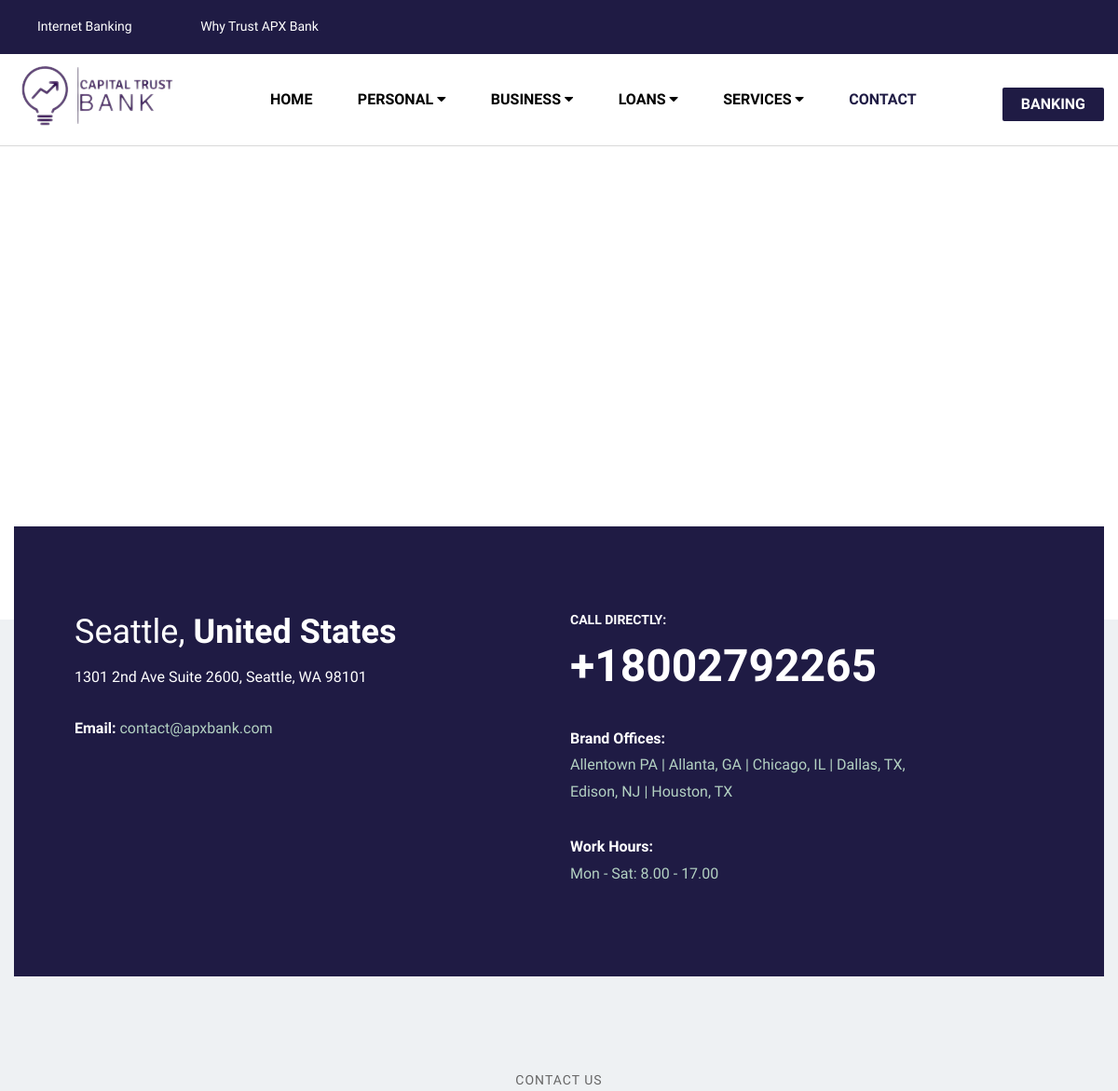
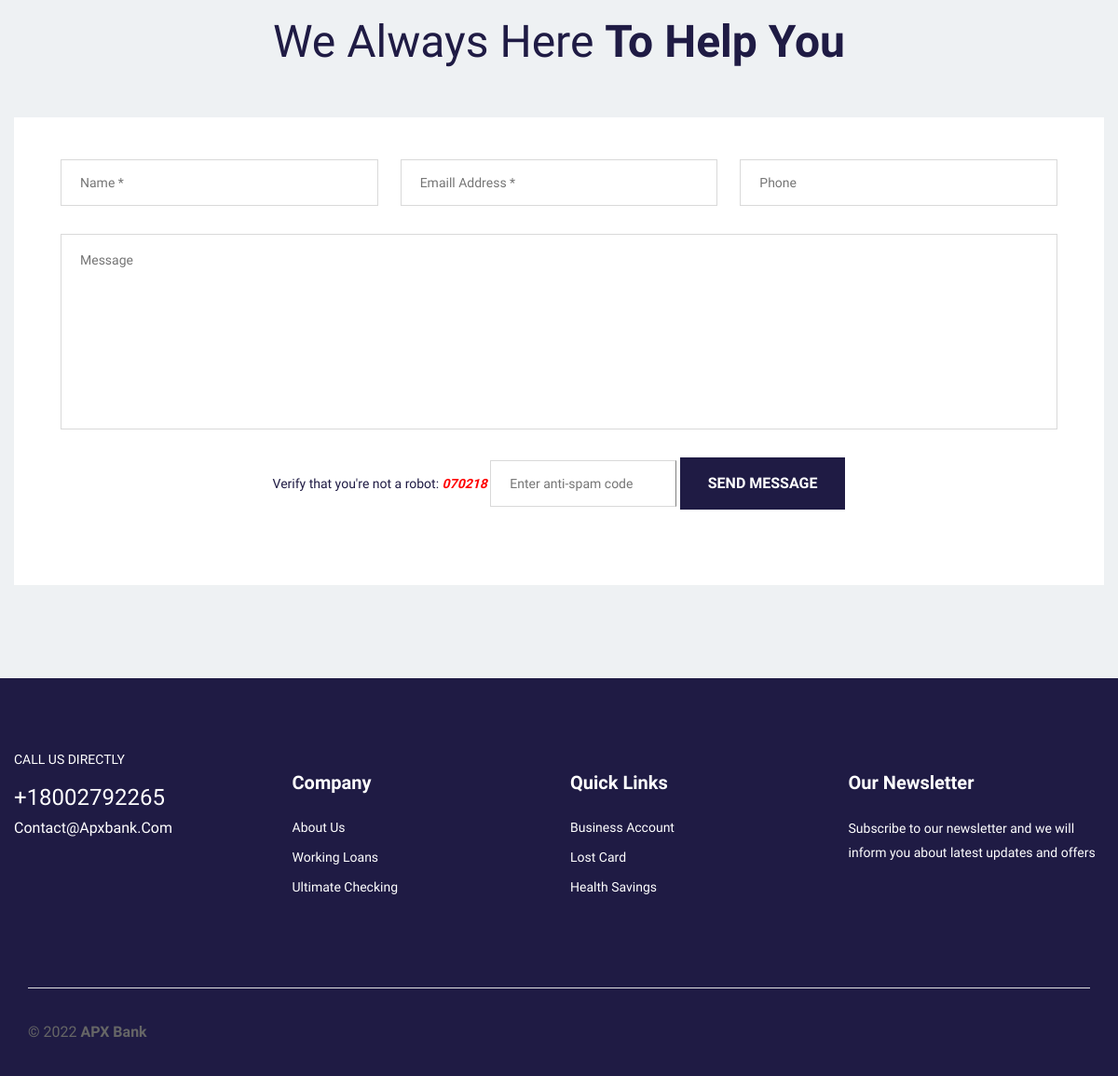
Screenshot of /p/contact.php with the database file from the repository (2 pictures, top to bottom).
### tables this page shows
CREATE TABLE IF NOT EXISTS `settings` (
  `id` int(11) NOT NULL AUTO_INCREMENT PRIMARY KEY,
  `image` text DEFAULT NULL,
  `about_us` text DEFAULT NULL,
  `url_name` text DEFAULT NULL,
  `url_tel` varchar(15) DEFAULT NULL,
  `url_email` varchar(100) DEFAULT NULL,
  `trans_limit_min` double DEFAULT 500,
  `trans_limit_max` double DEFAULT 500000,
  `livechat` text DEFAULT NULL COMMENT 'Live Widget',
  `twillio_status` int(11) NOT NULL DEFAULT 0 COMMENT '0=off,1=on',
  `billing_code` int(11) NOT NULL DEFAULT 0 COMMENT '0=off,1=on',
  `transfer` int(11) NOT NULL DEFAULT 1 COMMENT '0=off,1=on',
  `bank_deposit` int(11) NOT NULL DEFAULT 0 COMMENT '0=off,1=on'
);

### include/config.php (called while the page is built, shortened)
<?php
$web_url = WEB_URL;
if (!function_exists('getSiteSettings')) {
    function getSiteSettings($conn = null) {
        $defaults = [
            'id' => 1,
            'image' => 'logo.png',
            'about_us' => 'APX Bank provides modern, secure, and intuitive digital banking solutions for individuals and enterprises worldwide.',
            'url_name' => defined('WEB_TITLE') ? WEB_TITLE : 'APX Bank',
            'url_tel' => '18002792265',
            'url_email' => defined('WEB_EMAIL') ? WEB_EMAIL : 'contact@apxbank.com',
            'trans_limit_min' => 500,
            'trans_limit_max' => 500000,
            'livechat' => '',
            'twillio_status' => 0,
            'billing_code' => 1,
            'transfer' => 1,
            'bank_deposit' => 0,
        ];
        if ($conn instanceof PDO) {
            try {
                $stmt = $conn->query("SELECT * FROM settings WHERE id = '1' LIMIT 1");
                if ($stmt) {
                    $row = $stmt->fetch(PDO::FETCH_ASSOC);
                    if (is_array($row) && !empty($row)) {
                        $cached = array_merge($defaults, array_filter($row, function($val) {
                            return $val !== null && $val !== '';
                        }));
                        return $cached;
                    }
                }
            } catch (\Throwable $e) {
                error_log("getSiteSettings query notice: " . $e->getMessage());
            }
        }
        $cached = $defaults;
        return $cached;
    }
}

### include/loginFunction.php (called while the page is built, shortened)
<?php
require_once __DIR__ . "/config.php";
$conn = dbConnect();
$page = getSiteSettings($conn);

### p/contact.php (the view, shortened to what this page needs)
<?php
include_once(__DIR__."/../front/header.php");
?>
    <div class="map-section">
      <div class="contact-map-area">
        <iframe class="contact-map" src="https://www.google.com/maps/embed?pb=!1m18!1m12!1m3!1d2689.961936781822!2d-122.34013238480624!3d47.60742979591455!2m3!1f0!2f0!3f0!3m2!1i1024!2i768!4f13.1!3m3!1m2!1s0x54906ab3cbba9c83%3A0x548849e16a192f92!2s1301%202nd%20Ave%20%232600%2C%20Seattle%2C%20WA%2098101%2C%20USA!5e0!3m2!1sen!2sng!4v1626796438815!5m2!1sen!2sng" allowfullscreen="" aria-hidden="false" tabindex="0"></iframe>
      </div>
    </div>
    <div class="contact-page-section">
      <div class="auto-container">
        <div class="contact-info-boxed">
          <div class="row clearfix">
            <div class="column col-lg-6 col-md-6 col-sm-12">
              <h2>Seattle, <span>United States</span></h2>
              <div class="text">
                1301 2nd Ave Suite 2600, Seattle, WA 98101              </div>
              <div class="email">
                Email:
                <a href="mailto:<?= $page['url_email'] ?>"><?= $page['url_email'] ?></a>
              </div>
            </div>
            <div class="column col-lg-6 col-md-6 col-sm-12">
              <div class="call">
                Call directly:<br /><a href="tel:+<?= $page['url_tel'] ?>">+<?= $page['url_tel'] ?></a>
              </div>
              <ul class="location-list">
                <li>
                  <span>Brand Offices:</span>Allentown PA | Allanta, GA | Chicago, IL | Dallas, TX, <br /> Edison, NJ | Houston, TX                </li>
                <li>
                  <span>Work Hours:</span>Mon - Sat: 8.00 - 17.00                </li>
              </ul>
            </div>
          </div>
        </div>
        <div class="form-boxed">
          <div class="sec-title centered">
            <div class="title">contact us</div>
            <h2>We Always Here <span>To Help You</span></h2>
          </div>
          <div class="boxed-inner">
            <div class="contact-form">
              <form method="post" action="/" id="contact-forms">
                <div class="row clearfix">
                  <div class="col-lg-4 col-md-6 col-sm-12 form-group">
                    <input type="text" name="name" placeholder="Name *" required />
                  </div>
                  <div class="col-lg-4 col-md-6 col-sm-12 form-group">
                    <input type="email" name="email" placeholder="Emaill Address *" required />
                  </div>
                  <div class="col-lg-4 col-md-12 col-sm-12 form-group">
                    <input type="text" name="phone" placeholder="Phone" required />
                  </div>
                  <div class="col-lg-12 col-md-12 col-sm-12 form-group">
                    <textarea name="message" placeholder="Message"></textarea>
                  </div>
                  <div class="col-lg-12 col-md-12 col-sm-12
                        text-center form-group">
                    <label>Verify that you're not a robot</label>:
                    <span style="font-weight:600; color:#f00"> <i>070218</i></span>
                    <input type="text" style="display:inline;width:200px;border-right:1px solid grey;" name="spam2" placeholder="Enter anti-spam code" required>
                    <button class="theme-btn btn-style-one" type="submit" name="submit-form">
                      <span class="txt">Send Message</span>
                    </button>
                  </div>
                </div>
              </form>
            </div>
          </div>
        </div>
      </div>
    </div>
   <?php
        include(__DIR__."/../front/footer.php");
        ?>

### front/header.php (shortened to what this page needs)
<?php
require __DIR__."/../include/loginFunction.php";
try {
    $sql = "SELECT * FROM settings WHERE id ='1'";
    $stmt = $conn->prepare($sql);
    $stmt->execute();
    $dbSettings = $stmt->fetch(PDO::FETCH_ASSOC);
    if ($dbSettings && is_array($dbSettings)) {
        $page = array_merge($page, array_filter($dbSettings, function($v) { return $v !== null && $v !== ''; }));
    }
} catch (\Throwable $e) {
    error_log("Settings query error: " . $e->getMessage());
}
$pageTitle = $page['url_name'];
?>
<!DOCTYPE html>
<html lang="en-US">
<head>
<link href="/front/css/bootstrap.min.css" rel="stylesheet" />
<link href="/front/css/main.css" rel="stylesheet" />
<link href="/front/css/responsive.css" rel="stylesheet" />
<link href="https://maxcdn.bootstrapcdn.com/font-awesome/4.7.0/css/font-awesome.min.css" rel="stylesheet">
<link href="https://cdn.jsdelivr.net/npm/remixicon@2.5.0/fonts/remixicon.css" rel="stylesheet">
</head>
<body oncontextmenu="return false">
	<div class="page-wrapper">
    <header class="main-header style-three">
        <div class="header-top">
            <div class="auto-container">
                <div class="inner-container clearfix">
                    <div class="top-left">
                        <ul class="info-list">
                            <li>
                                <a href="<?= $web_url ?>/login.php"><span class="icon icofont-bank"></span>Internet Banking</a>
                            </li>
                            <li class="share"><a href="<?= $web_url ?>/p/about.php"><span class="icon icofont-handshake-deal"></span> Why Trust <?=  $pageTitle  ?></a></li>
                        </ul>
                    </div>
                </div>
            </div>
        </div>
        <div class="header-upper">
            <div class="auto-container">
                <div class="inner-container clearfix">
                    <div class="pull-left logo-box">
                        <div class="logo">
                            <a href="/"><img src="<?= $web_url ?>/assets/images/logo/<?= $page['image'] ?>" alt="" title="" /></a>
                        </div>
                    </div>
                    <div class="nav-outer pull-left clearfix">
                        <nav class="main-menu navbar-expand-md">
                            <div class="navbar-collapse show collapse clearfix" id="navbarSupportedContent">
                                <ul class="navigation clearfix">
                                    <li><a href="<?= $web_url ?>">Home</a></li>
                                    <li class="dropdown">
                                        <a href="#">Personal <i class="fa fa-caret-down"></i></a>
                                    </li>
                                    <li class="dropdown">
                                        <a href="#">Business <i class="fa fa-caret-down"></i></a>
                                    </li>
                                    <li class="dropdown">
                                        <a href="#">Loans <i class="fa fa-caret-down"></i></a>
                                    </li>
                                    <li class="dropdown">
                                        <a href="#">Services <i class="fa fa-caret-down"></i></a>
                                    </li>
                                    <li class="current">
                                        <a href="<?= $web_url ?>/p/contact.php">Contact</a>
                                    </li>
                                </ul>
                            </div>
                        </nav>
                    </div>
                    <div class="outer-box">
                        <div class="search-box-btn search-box-outer">
                            <a href="<?= $web_url ?>/login.php" class="theme-btn btn-style-one" style="margin-top:0px;padding:10px 20px;"><span class="txt">Banking</span></a>
                        </div>
                    </div>
                </div>
            </div>
        </div>
    </header>

### front/footer.php (shortened to what this page needs)
   <footer class="main-footer">
       <div class="auto-container">
           <div class="widgets-section">
               <div class="row clearfix">
                   <div class="big-column col-lg-6 col-md-12 col-sm-6 col-12">
                       <div class="row clearfix">
                           <div class="footer-column col-lg-6 col-md-6 col-sm-12">
                               <div class="footer-widget logo-widget">
                                   <div class="call">
                                       Call us directly
                                       <a class="phone" href="#">+<?= $page['url_tel'] ?></a>
                                       <a class="email" href="mailto:<?= $page['url_email'] ?>"><?= $page['url_email'] ?></a>
                                   </div>
                               </div>
                           </div>
                           <div class="footer-column col-lg-6 col-md-6 col-sm-12">
                               <div class="footer-widget links-widget">
                                   <h5>Company</h5>
                                   <ul class="list-link">
                                       <li><a href="<?= $web_url ?>/p/about.php">About Us</a></li>
                                       <li><a href="<?= $web_url ?>/p/working-capital-loans.php">Working Loans</a></li>
                                       <li><a href="<?= $web_url ?>/p/ultimate-checking.php">Ultimate Checking</a></li>
                                   </ul>
                               </div>
                           </div>
                       </div>
                   </div>
                   <div class="big-column col-lg-6 col-md-12 col-sm-6 col-12">
                       <div class="row clearfix">
                           <div class="footer-column col-lg-6 col-md-6 col-sm-12">
                               <div class="footer-widget links-widget">
                                   <h5>Quick Links</h5>
                                   <ul class="list-link">
                                       <li><a href="<?= $web_url ?>/p/business-savings-account.php">Business Account</a></li>
                                       <li><a href="<?= $web_url ?>/p/lost-cards.php">Lost Card</a></li>
                                       <li><a href="<?= $web_url ?>/p/health-savings-account.php">Health Savings</a></li>
                                   </ul>
                               </div>
                           </div>
                           <div class="footer-column col-lg-6 col-md-6 col-sm-12">
                               <div class="footer-widget newsletter-widget">
                                   <h5>Our Newsletter</h5>
                                   <div class="text">
                                       Subscribe to our newsletter and we will inform you about
                                       latest updates and offers
                                   </div>
                               </div>
                           </div>
                       </div>
                   </div>
               </div>
           </div>
           <div class="footer-bottom">
               <div class="auto-container">
                   <div class="bottom-inner">
                       <div class="row clearfix">
                           <div class="col-lg-8 col-md-12 col-sm-12">
                               <div class="copyright">
                                   © 2022 <strong><?= $pageTitle ?></strong>
                               </div>
                           </div>
                           <div class="col-lg-4 col-md-12 col-sm-12">
                               <ul class="social-nav">
                                   <li>
                                       <a href="#" class="icofont-twitter"></a>
                                   </li>
                                   <li>
                                       <a href="#" class="icofont-facebook"></a>
                                   </li>
                                   <li>
                                       <a href="#" class="icofont-instagram"></a>
                                   </li>
                               </ul>
                           </div>
                       </div>
                   </div>
               </div>
           </div>
       </div>
   </footer>	</div>
</body>
</html>

### front/header.php (style rules this page uses)
.sidebar-widget ul li a, .auto-container, .auto-container h2 { color: #1F1B44; }

### front/footer.php (style rules this page uses)
.footer-widget * { color: white !important; }
.main-footer { background-color: #1F1B44; }

### rows the page displays
settings: url_name "APX Bank", image (picture), url_email "contact@apxbank.com", url_tel "18002792265", url_email "Contact@apxbank.com"
